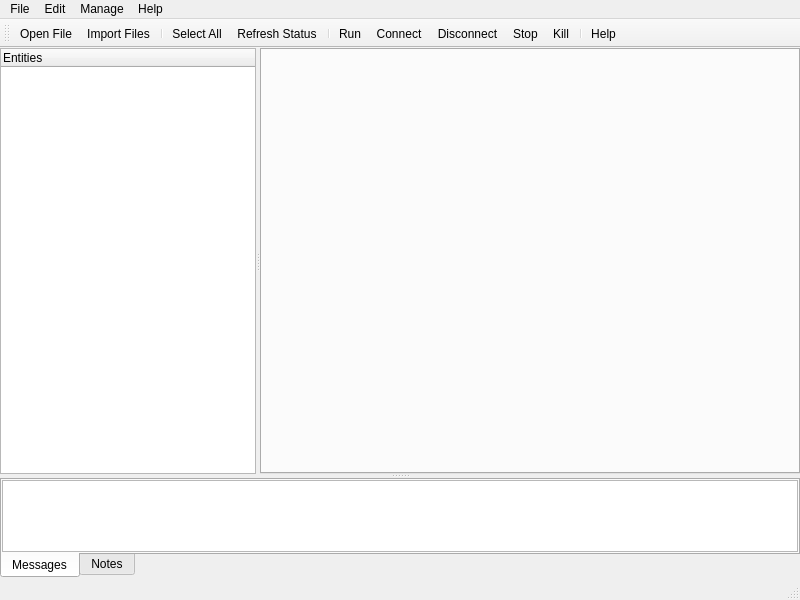
<?xml version="1.0" encoding="UTF-8"?>
<ui version="4.0">
 <class>MainWindow</class>
 <widget class="QMainWindow" name="MainWindow">
  <property name="geometry">
   <rect>
    <x>0</x>
    <y>0</y>
    <width>800</width>
    <height>600</height>
   </rect>
  </property>
  <property name="windowTitle">
   <string>Yarp module manager</string>
  </property>
  <property name="windowIcon">
   <iconset resource="res.qrc">
    <normaloff>:/images/ymanager_ico.png</normaloff>:/images/ymanager_ico.png</iconset>
  </property>
  <widget class="QWidget" name="centralWidget">
   <layout class="QGridLayout" name="gridLayout_4">
    <property name="leftMargin">
     <number>0</number>
    </property>
    <property name="topMargin">
     <number>0</number>
    </property>
    <property name="rightMargin">
     <number>0</number>
    </property>
    <property name="bottomMargin">
     <number>0</number>
    </property>
    <item row="0" column="0">
     <widget class="QSplitter" name="splitter">
      <property name="orientation">
       <enum>Qt::Vertical</enum>
      </property>
      <widget class="QWidget" name="mainPanel" native="true">
       <property name="sizePolicy">
        <sizepolicy hsizetype="Expanding" vsizetype="Expanding">
         <horstretch>0</horstretch>
         <verstretch>10</verstretch>
        </sizepolicy>
       </property>
       <layout class="QHBoxLayout" name="horizontalLayout">
        <property name="leftMargin">
         <number>0</number>
        </property>
        <property name="topMargin">
         <number>0</number>
        </property>
        <property name="rightMargin">
         <number>0</number>
        </property>
        <property name="bottomMargin">
         <number>0</number>
        </property>
        <item>
         <widget class="QSplitter" name="splitter_2">
          <property name="orientation">
           <enum>Qt::Horizontal</enum>
          </property>
          <widget class="EntitiesTreeWidget" name="entitiesTree">
           <property name="sizePolicy">
            <sizepolicy hsizetype="Expanding" vsizetype="Expanding">
             <horstretch>0</horstretch>
             <verstretch>0</verstretch>
            </sizepolicy>
           </property>
           <column>
            <property name="text">
             <string>Entities</string>
            </property>
           </column>
          </widget>
          <widget class="QTabWidget" name="mainTabs">
           <property name="sizePolicy">
            <sizepolicy hsizetype="Expanding" vsizetype="Expanding">
             <horstretch>15</horstretch>
             <verstretch>0</verstretch>
            </sizepolicy>
           </property>
           <property name="currentIndex">
            <number>-1</number>
           </property>
           <property name="tabsClosable">
            <bool>true</bool>
           </property>
          </widget>
         </widget>
        </item>
       </layout>
      </widget>
      <widget class="QWidget" name="bottomPanel" native="true">
       <property name="sizePolicy">
        <sizepolicy hsizetype="Expanding" vsizetype="MinimumExpanding">
         <horstretch>0</horstretch>
         <verstretch>1</verstretch>
        </sizepolicy>
       </property>
       <property name="minimumSize">
        <size>
         <width>0</width>
         <height>100</height>
        </size>
       </property>
       <layout class="QHBoxLayout" name="horizontalLayout_2">
        <property name="leftMargin">
         <number>0</number>
        </property>
        <property name="topMargin">
         <number>0</number>
        </property>
        <property name="rightMargin">
         <number>0</number>
        </property>
        <property name="bottomMargin">
         <number>0</number>
        </property>
        <item>
         <widget class="QTabWidget" name="tabWidget">
          <property name="sizePolicy">
           <sizepolicy hsizetype="Expanding" vsizetype="Expanding">
            <horstretch>0</horstretch>
            <verstretch>0</verstretch>
           </sizepolicy>
          </property>
          <property name="tabPosition">
           <enum>QTabWidget::South</enum>
          </property>
          <property name="currentIndex">
           <number>0</number>
          </property>
          <widget class="QWidget" name="tabMessages">
           <attribute name="title">
            <string>Messages</string>
           </attribute>
           <layout class="QHBoxLayout" name="horizontalLayout_3">
            <property name="leftMargin">
             <number>0</number>
            </property>
            <property name="topMargin">
             <number>0</number>
            </property>
            <property name="rightMargin">
             <number>0</number>
            </property>
            <property name="bottomMargin">
             <number>0</number>
            </property>
            <item>
             <widget class="QListWidget" name="logWidget">
              <property name="sizePolicy">
               <sizepolicy hsizetype="Preferred" vsizetype="Preferred">
                <horstretch>0</horstretch>
                <verstretch>0</verstretch>
               </sizepolicy>
              </property>
             </widget>
            </item>
           </layout>
          </widget>
          <widget class="QWidget" name="tabNotes">
           <attribute name="title">
            <string>Notes</string>
           </attribute>
           <layout class="QHBoxLayout" name="horizontalLayout_4">
            <property name="leftMargin">
             <number>0</number>
            </property>
            <property name="topMargin">
             <number>0</number>
            </property>
            <property name="rightMargin">
             <number>0</number>
            </property>
            <property name="bottomMargin">
             <number>0</number>
            </property>
            <item>
             <widget class="QPlainTextEdit" name="notesWidget">
              <property name="plainText">
               <string>&lt;&lt; Yellow Notes &gt;&gt;
</string>
              </property>
             </widget>
            </item>
           </layout>
          </widget>
         </widget>
        </item>
       </layout>
      </widget>
     </widget>
    </item>
   </layout>
  </widget>
  <widget class="QMenuBar" name="menuBar">
   <property name="geometry">
    <rect>
     <x>0</x>
     <y>0</y>
     <width>800</width>
     <height>21</height>
    </rect>
   </property>
   <widget class="QMenu" name="menuFile">
    <property name="title">
     <string>File</string>
    </property>
    <widget class="QMenu" name="menuNew">
     <property name="title">
      <string>New</string>
     </property>
     <addaction name="actionNew_Application"/>
     <addaction name="actionNew_Module"/>
     <addaction name="actionNew_Resource"/>
    </widget>
    <addaction name="menuNew"/>
    <addaction name="actionOpen_File"/>
    <addaction name="actionClose"/>
    <addaction name="separator"/>
    <addaction name="actionSave"/>
    <addaction name="actionSave_As"/>
    <addaction name="separator"/>
    <addaction name="actionImport_Files"/>
    <addaction name="separator"/>
    <addaction name="actionQuit"/>
   </widget>
   <widget class="QMenu" name="menuEdit">
    <property name="title">
     <string>Edit</string>
    </property>
    <addaction name="actionSelect_All"/>
    <addaction name="actionExport_Graph"/>
   </widget>
   <widget class="QMenu" name="menuManage">
    <property name="title">
     <string>Manage</string>
    </property>
    <addaction name="actionRun"/>
    <addaction name="actionStop"/>
    <addaction name="actionKill"/>
    <addaction name="separator"/>
    <addaction name="actionConnect"/>
    <addaction name="actionDisconnect"/>
    <addaction name="separator"/>
    <addaction name="actionRefresh_Status"/>
   </widget>
   <widget class="QMenu" name="menuHelp">
    <property name="title">
     <string>Help</string>
    </property>
    <addaction name="actionHelp"/>
    <addaction name="actionAbout"/>
   </widget>
   <addaction name="menuFile"/>
   <addaction name="menuEdit"/>
   <addaction name="menuManage"/>
   <addaction name="menuHelp"/>
  </widget>
  <widget class="QToolBar" name="mainToolBar">
   <attribute name="toolBarArea">
    <enum>TopToolBarArea</enum>
   </attribute>
   <attribute name="toolBarBreak">
    <bool>false</bool>
   </attribute>
   <addaction name="actionOpen_File"/>
   <addaction name="actionImport_Files"/>
   <addaction name="separator"/>
   <addaction name="actionSelect_All"/>
   <addaction name="actionRefresh_Status"/>
   <addaction name="separator"/>
   <addaction name="actionRun"/>
   <addaction name="actionConnect"/>
   <addaction name="actionDisconnect"/>
   <addaction name="actionStop"/>
   <addaction name="actionKill"/>
   <addaction name="separator"/>
   <addaction name="actionHelp"/>
  </widget>
  <widget class="QStatusBar" name="statusBar"/>
  <action name="actionNew_Application">
   <property name="text">
    <string>New Application</string>
   </property>
  </action>
  <action name="actionNew_Module">
   <property name="text">
    <string>New Module</string>
   </property>
  </action>
  <action name="actionNew_Resource">
   <property name="text">
    <string>New Resource</string>
   </property>
  </action>
  <action name="actionOpen_File">
   <property name="icon">
    <iconset resource="res.qrc">
     <normaloff>:/images/folder_ico.png</normaloff>:/images/folder_ico.png</iconset>
   </property>
   <property name="text">
    <string>Open File</string>
   </property>
  </action>
  <action name="actionClose">
   <property name="icon">
    <iconset resource="res.qrc">
     <normaloff>:/images/close_ico.png</normaloff>:/images/close_ico.png</iconset>
   </property>
   <property name="text">
    <string>Close</string>
   </property>
  </action>
  <action name="actionSave">
   <property name="enabled">
    <bool>false</bool>
   </property>
   <property name="text">
    <string>Save</string>
   </property>
  </action>
  <action name="actionSave_As">
   <property name="enabled">
    <bool>false</bool>
   </property>
   <property name="text">
    <string>Save As</string>
   </property>
  </action>
  <action name="actionImport_Files">
   <property name="icon">
    <iconset resource="res.qrc">
     <normaloff>:/images/import_ico.png</normaloff>:/images/import_ico.png</iconset>
   </property>
   <property name="text">
    <string>Import Files</string>
   </property>
  </action>
  <action name="actionQuit">
   <property name="text">
    <string>Quit</string>
   </property>
  </action>
  <action name="actionSelect_All">
   <property name="icon">
    <iconset resource="res.qrc">
     <normaloff>:/images/selectall_ico.png</normaloff>:/images/selectall_ico.png</iconset>
   </property>
   <property name="text">
    <string>Select All</string>
   </property>
  </action>
  <action name="actionExport_Graph">
   <property name="text">
    <string>Export Graph...</string>
   </property>
  </action>
  <action name="actionRun">
   <property name="icon">
    <iconset resource="res.qrc">
     <normaloff>:/images/run_ico.png</normaloff>:/images/run_ico.png</iconset>
   </property>
   <property name="text">
    <string>Run</string>
   </property>
  </action>
  <action name="actionStop">
   <property name="icon">
    <iconset resource="res.qrc">
     <normaloff>:/images/stop_ico.png</normaloff>:/images/stop_ico.png</iconset>
   </property>
   <property name="text">
    <string>Stop</string>
   </property>
  </action>
  <action name="actionKill">
   <property name="icon">
    <iconset resource="res.qrc">
     <normaloff>:/images/kill_ico.png</normaloff>:/images/kill_ico.png</iconset>
   </property>
   <property name="text">
    <string>Kill</string>
   </property>
  </action>
  <action name="actionConnect">
   <property name="icon">
    <iconset resource="res.qrc">
     <normaloff>:/images/connected_ico.png</normaloff>:/images/connected_ico.png</iconset>
   </property>
   <property name="text">
    <string>Connect</string>
   </property>
  </action>
  <action name="actionDisconnect">
   <property name="icon">
    <iconset resource="res.qrc">
     <normaloff>:/images/disconnected_ico.png</normaloff>:/images/disconnected_ico.png</iconset>
   </property>
   <property name="text">
    <string>Disconnect</string>
   </property>
  </action>
  <action name="actionRefresh_Status">
   <property name="icon">
    <iconset resource="res.qrc">
     <normaloff>:/images/progress_ico.png</normaloff>:/images/progress_ico.png</iconset>
   </property>
   <property name="text">
    <string>Refresh Status</string>
   </property>
  </action>
  <action name="actionHelp">
   <property name="text">
    <string>Help</string>
   </property>
  </action>
  <action name="actionAbout">
   <property name="text">
    <string>About</string>
   </property>
  </action>
 </widget>
 <layoutdefault spacing="6" margin="11"/>
 <customwidgets>
  <customwidget>
   <class>EntitiesTreeWidget</class>
   <extends>QTreeWidget</extends>
   <header>entitiestreewidget.h</header>
  </customwidget>
 </customwidgets>
 <resources>
  <include location="res.qrc"/>
 </resources>
 <connections/>
</ui>
